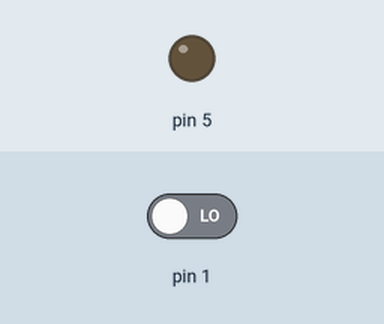
Bench run of a sketch on a simulated Arduino Uno, built with avr-gcc and run on an emulated ATmega328P. On the bench: output pins drawn as LEDs (lit = HIGH). Inputs (shaded band) come from the test bench; at power-on: pin 1 LOW.

Above: at 1.2 s.
1.3 s: pin 1 driven HIGH
At 2.5 s:
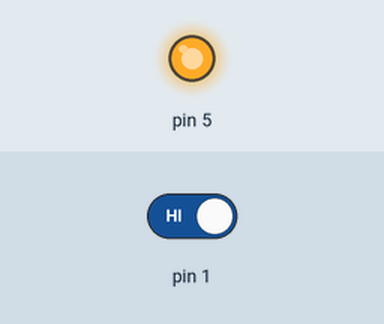
2.8 s: pin 1 driven LOW
At 3.7 s:
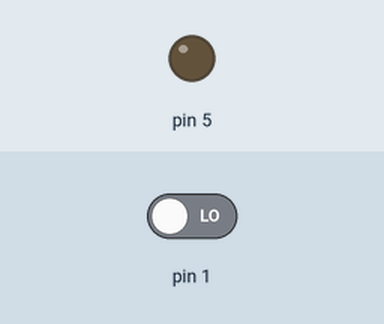
Timing chart, 0 to 5.8 s (numbered marks = the images above; inputs shaded):
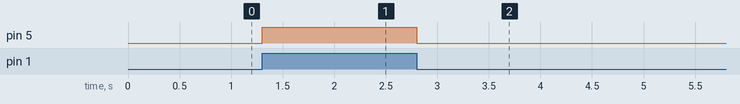

The sketch:

testButtonRelay.ino
```cpp
void setup() {
  // put your setup code here, to run once:
pinMode(5, OUTPUT);
pinMode(1, INPUT);
//pinMode(5, OUTPUT);
}

void loop() {
  // put your main code here, to run repeatedly:
if(digitalRead(1)) {
digitalWrite(5, HIGH);

} else {
digitalWrite(5, LOW);
}

}
```

Measured:
- after the input at 1.3 s, pin 5: LOW → HIGH at once
- after the input at 2.8 s, pin 5: HIGH → LOW at once
